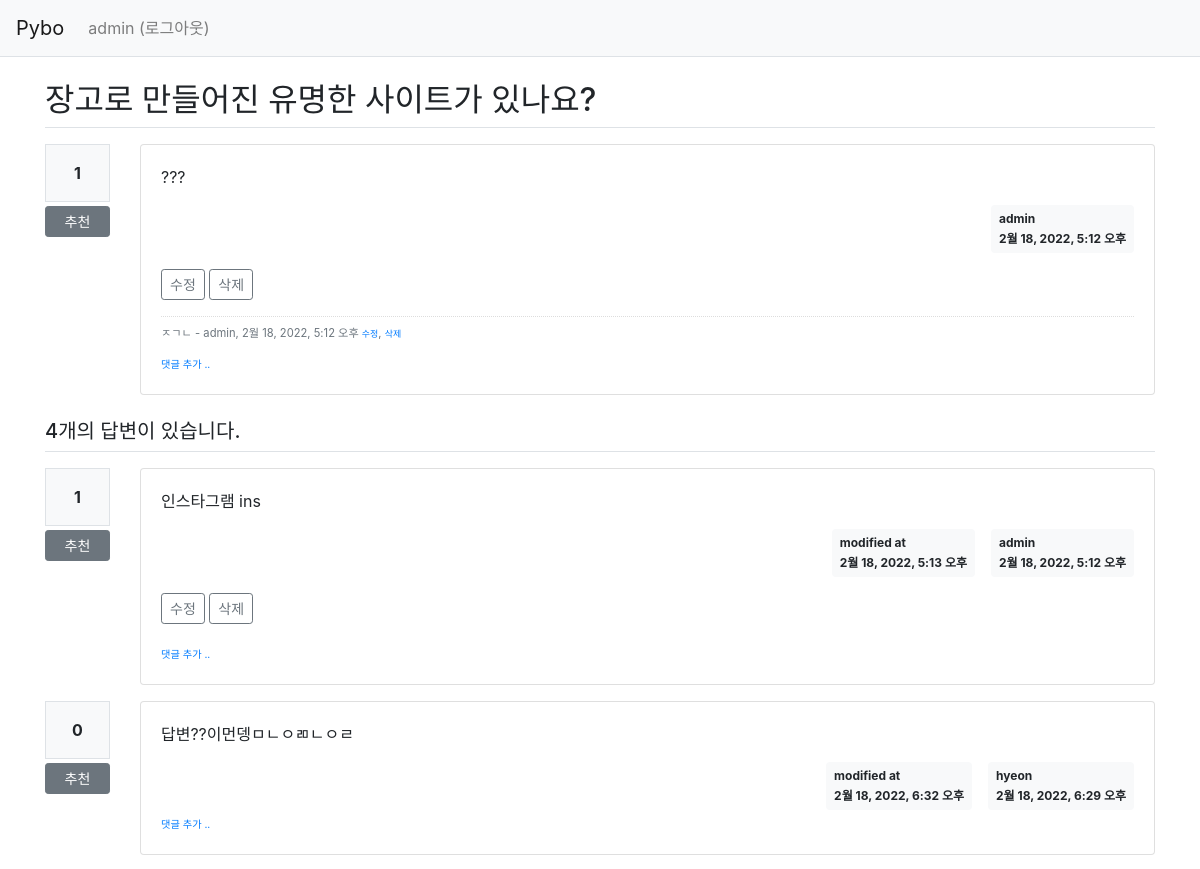
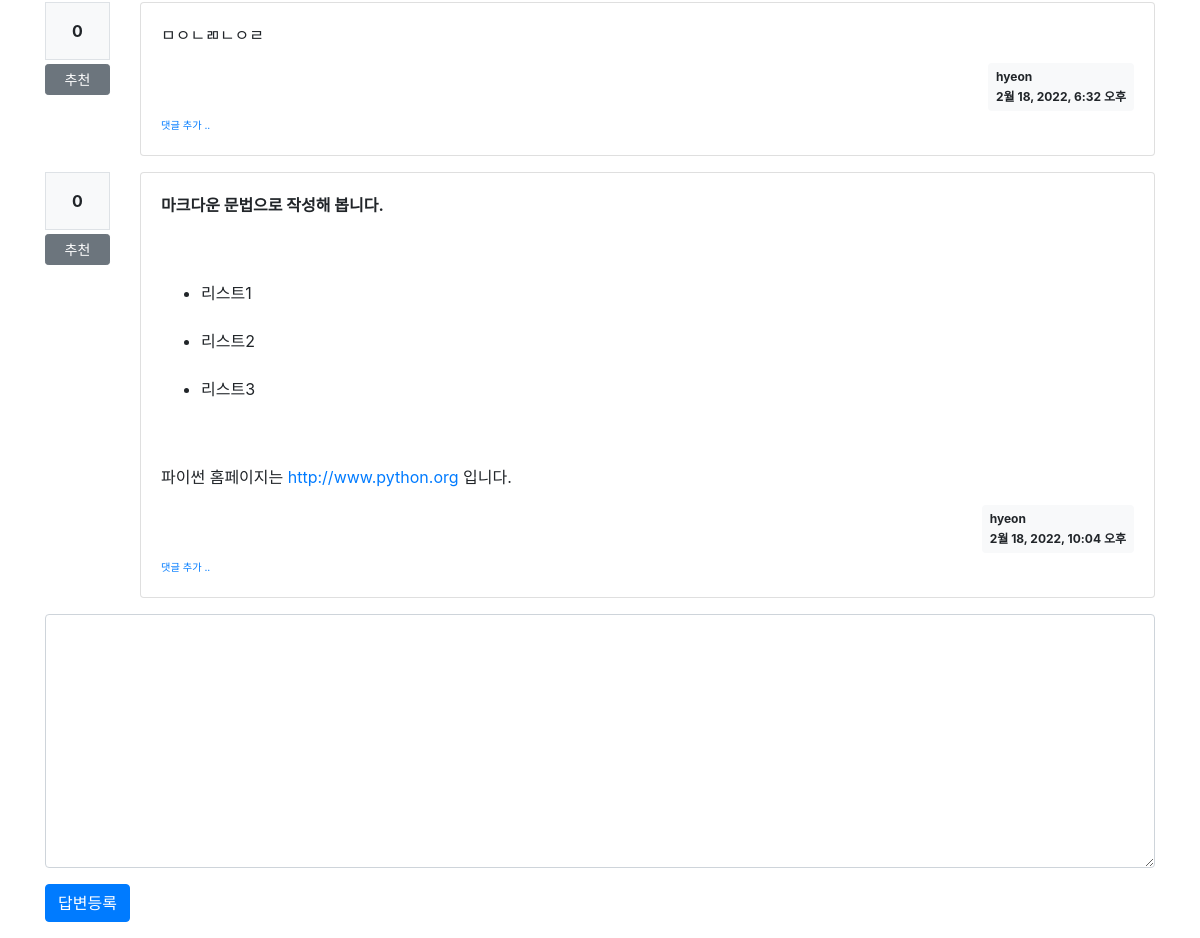
/pybo/305/ (signed in), run on the app's committed database (2 pictures, top to bottom).
### pybo/models.py (models this page shows, shortened)
class Question(models.Model):
    subject = models.CharField(max_length=200)
    content = models.TextField()
    create_date = models.DateTimeField()
    author = models.ForeignKey(User, on_delete=models.CASCADE, related_name='author_question')
    modify_date = models.DateTimeField(null=True, blank=True)
    voter = models.ManyToManyField(User, related_name='voter_question')  # 추천인 추가

class Comment(models.Model):
    author = models.ForeignKey(User, on_delete=models.CASCADE)
    content = models.TextField()
    create_date = models.DateTimeField()
    modify_date = models.DateTimeField(null=True, blank=True)
    question = models.ForeignKey(Question, null=True, blank=True, on_delete=models.CASCADE)
    answer = models.ForeignKey(Answer, null=True, blank=True, on_delete=models.CASCADE)

class Answer(models.Model):
    question = models.ForeignKey(Question, on_delete=models.CASCADE)
    content = models.TextField()
    create_date = models.DateTimeField()
    author = models.ForeignKey(User, on_delete=models.CASCADE, related_name='author_answer')
    modify_date = models.DateTimeField(null=True, blank=True)
    voter = models.ManyToManyField(User, related_name='voter_answer') # 추천인 추가

### pybo/views/base_views.py (the view)
def detail(request, question_id):
    question = get_object_or_404(Question, pk=question_id)
    context = {'question': question}
    return render(request, 'pybo/question_detail.html', context)

### pybo/templatetags/pybo_filter.py (called while the page is built)
@register.filter()
def mark(value):
    extensions = ["nl2br", "fenced_code"]
    return mark_safe(markdown.markdown(value, extensions=extensions))

### templates/pybo/question_detail.html (shortened to what this page needs)
{% extends 'base.html' %}
{% load pybo_filter %}
{% block content %}
<div class="container my-3">
    <h2 class="border-bottom py-2">{{ question.subject }}</h2>
    <div class="row my-3">
        <div class="col-1">
            <div class="bg-light text-center p-3 border font-weight-bolder mb-1">{{question.voter.count}}</div>
            <a href="#" data-uri="{% url 'pybo:vote_question' question.id  %}"
               class="recommend btn btn-sm btn-secondary btn-block my-1">추천</a>
        </div>
        <div class="col-11">
            <div class="card">
                <div class="card-body">
                    <div class="card-text" style="white-space: pre-line;">{{ question.content|mark }}</div>
                    <div class="d-flex justify-content-end">
                        <div class="badge badge-light p-2 text-left">
                            <div class="mb-2">{{ question.author.username }}</div>
                            <div>{{ question.create_date }}</div>
                        </div>
                    </div>
                    {% if request.user == question.author %}
                    <div class="my-3">
                        <a href="{% url 'pybo:question_modify' question.id  %}"
                           class="btn btn-sm btn-outline-secondary">수정</a>
                        <a href="#" class="delete btn btn-sm btn-outline-secondary"
                           data-uri="{% url 'pybo:question_delete' question.id  %}">삭제</a>
                    </div>
                    {% endif %}
                    {% if question.comment_set.count > 0 %}
                    <div class="mt-3">
                    {% for comment in question.comment_set.all %}
                        <div class="comment py-2 text-muted">
                            <span style="white-space: pre-line;">{{ comment.content }}</span>
                            <span>
                                - {{ comment.author }}, {{ comment.create_date }}
                            </span>
                            {% if request.user == comment.author %}
                            <a href="{% url 'pybo:comment_modify_question' comment.id  %}" class="small">수정</a>,
                            <a href="#" class="small delete"
                               data-uri="{% url 'pybo:comment_delete_question' comment.id  %}">삭제</a>
                            {% endif %}
                        </div>
                    {% endfor %}
                    </div>
                    {% endif %}
                    <div>
                        <a href="{% url 'pybo:comment_create_question' question.id  %}"
                           class="small"><small>댓글 추가 ..</small></a>
                    </div>
                </div>
            </div>
        </div>
    </div>
    <h5 class="border-bottom my-3 py-2">{{question.answer_set.count}}개의 답변이 있습니다.</h5>
    {% for answer in question.answer_set.all %}
    <div class="row my-3">
        <div class="col-1">
            <div class="bg-light text-center p-3 border font-weight-bolder mb-1">{{answer.voter.count}}</div>
            <a href="#" data-uri="{% url 'pybo:vote_answer' answer.id  %}"
                class="recommend btn btn-sm btn-secondary btn-block my-1">추천</a>
        </div>
        <div class="col-11">
            <div class="card">
                <div class="card-body">
                    <div class="card-text" style="white-space: pre-line;">{{ answer.content|mark }}</div>
                    <div class="d-flex justify-content-end">
                        {% if answer.modify_date %}
                        <div class="badge badge-light p-2 text-left mx-3">
                            <div class="mb-2">modified at</div>
                            <div>{{ answer.modify_date }}</div>
                        </div>
                        {% endif %}
                        <div class="badge badge-light p-2 text-left">
                            <div class="mb-2">{{ answer.author.username }}</div>
                            <div>{{ answer.create_date }}</div>
                        </div>
                    </div>
                    {% if request.user == answer.author %}
                    <div class="my-3">
                        <a href="{% url 'pybo:answer_modify' answer.id  %}"
                           class="btn btn-sm btn-outline-secondary">수정</a>
                        <a href="#" class="delete btn btn-sm btn-outline-secondary "
                           data-uri="{% url 'pybo:answer_delete' answer.id  %}">삭제</a>
                    </div>
                    {% endif %}
                    <div>
                        <a href="{% url 'pybo:comment_create_answer' answer.id  %}"
                           class="small"><small>댓글 추가 ..</small></a>
                    </div>
                </div>
            </div>
        </div>
    </div>
    {% endfor %}
    <form action="{% url 'pybo:answer_create' question.id %}" method="post" class="my-3">
        <div class="form-group">
            <textarea {% if not user.is_authenticated %}disabled{% endif %}
              name="content" id="content" class="form-control" rows="10"></textarea>
        </div>
        <input type="submit" value="답변등록" class="btn btn-primary">
    </form>
</div>
{% endblock %}

### templates/navbar.html (shortened to what this page needs)
<nav class="navbar navbar-expand-lg navbar-light bg-light border-bottom">
    <a class="navbar-brand" href="{% url 'pybo:index' %}">Pybo</a>
    <div class="collapse navbar-collapse flex-grow-0" id="navbarNav">
        <ul class="navbar-nav">
            <li class="nav-item ">
            {% if user.is_authenticated %}
            <a class="nav-link" href="{% url 'common:logout' %}">{{ user.username }} (로그아웃)</a>
            {% else %}
                <a class="nav-link" href="{% url 'common:login' %}">로그인</a>
            {% endif %}
            </li>
        </ul>
    </div>
</nav>

### static/style.css (style rules this page uses)
.comment { border-top:dotted 1px #ddd; font-size:0.7em; }

### data on the page
Question: subject "장고로 만들어진 유명한 사이트가 있나요?", voter.count "1", content|mark "???", author.username "admin", create_date "2월 18, 2022, 5:12 오후", answer_set.count "4"
Comment: content "ㅈㄱㄴ", author "admin", create_date "2월 18, 2022, 5:12 오후", shows "수정"
Answer: voter.count "1", content|mark "인스타그램 ins", modify_date "2월 18, 2022, 5:13 오후", author.username "admin", create_date "2월 18, 2022, 5:12 오후", shows "수정"
Answer: voter.count "0", content|mark "답변??이먼뎅ㅁㄴㅇㄻㄴㅇㄹ", modify_date "2월 18, 2022, 6:32 오후", author.username "hyeon", create_date "2월 18, 2022, 6:29 오후"
Answer: voter.count "0", content|mark "ㅁㅇㄴㄻㄴㅇㄹ", author.username "hyeon", create_date "2월 18, 2022, 6:32 오후"
Answer: voter.count "0", content|mark "마크다운 문법으로 작성해 봅니다. 리스트1 리스트2 리스트3 파이썬 홈페이지는 http://www.python.org 입니다.", author.username "hyeon", create_date "2월 18, 2022, 10:04 오후"

### other printed values
{{ user.username }} "admin"
